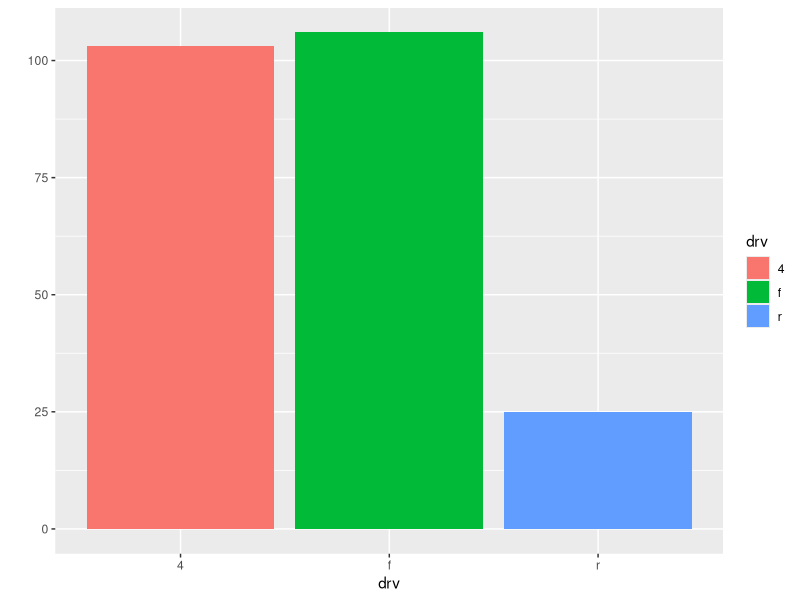
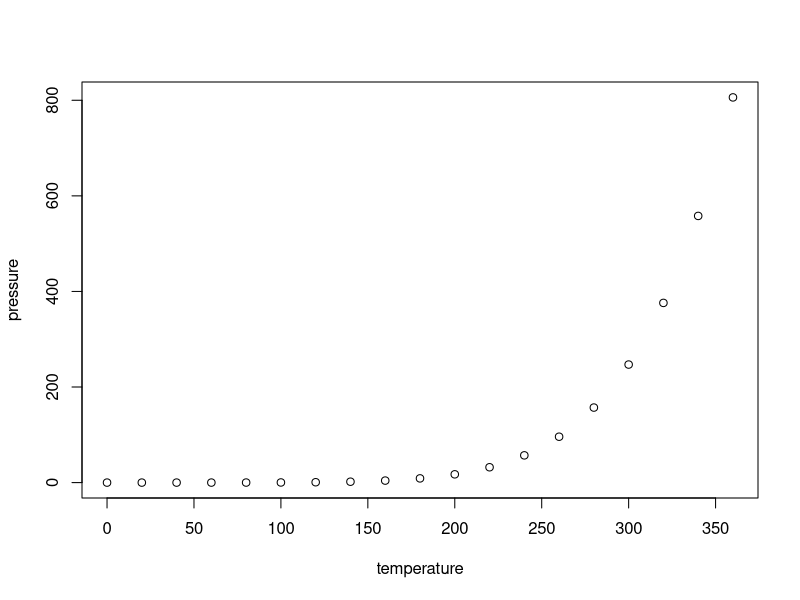

These charts were generated, in order, by the following R code:
## ---- chunk 1
knitr::opts_chunk$set(echo = TRUE)
## ---- chunk 2
anscombe
## ---- chunk 3
library(ggplot2)
qplot(data=mpg, x=drv, fill=drv)
## ---- chunk 4
summary(cars)
## ---- chunk 5
plot(pressure)
